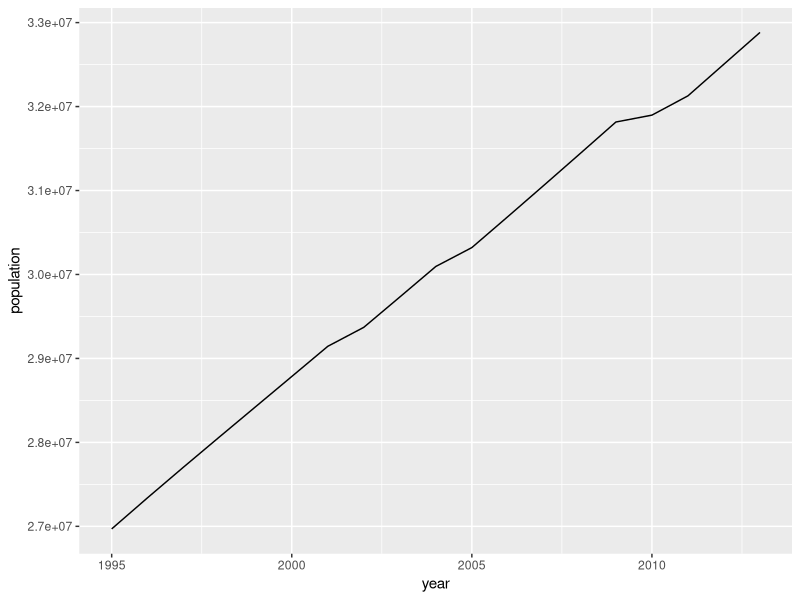
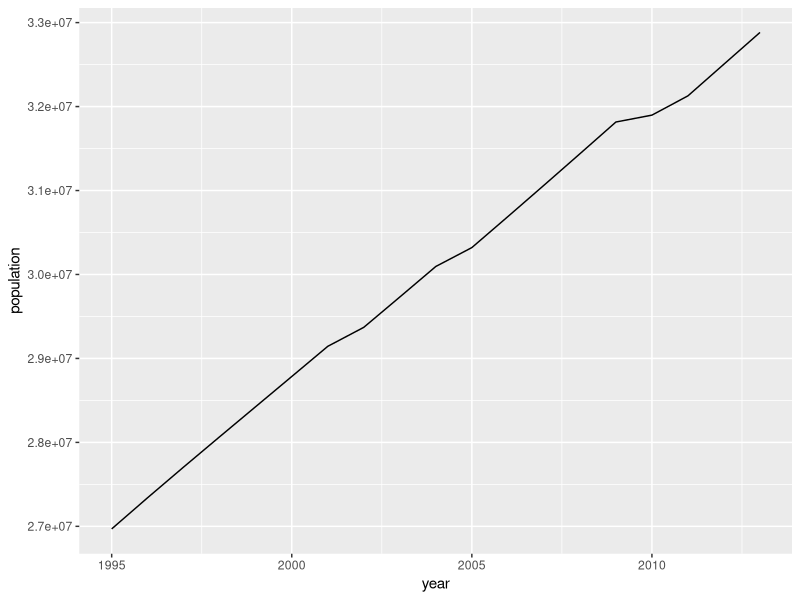
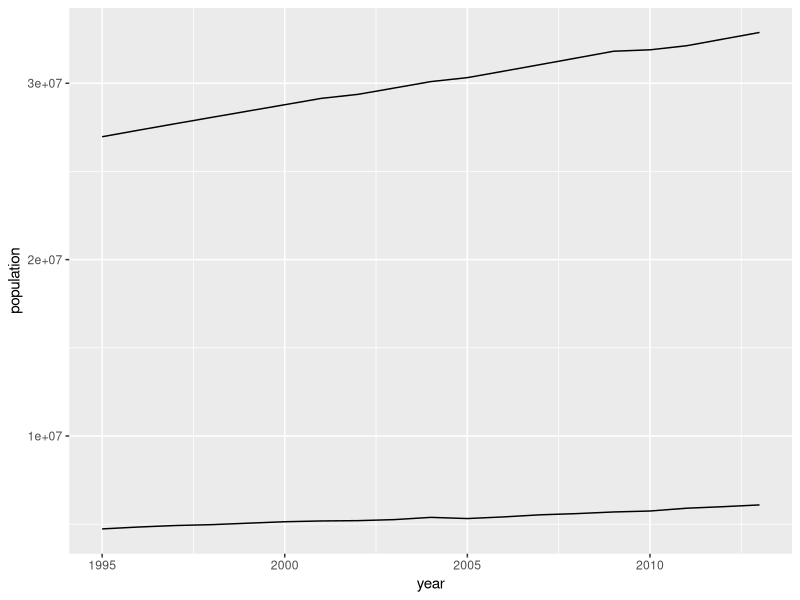
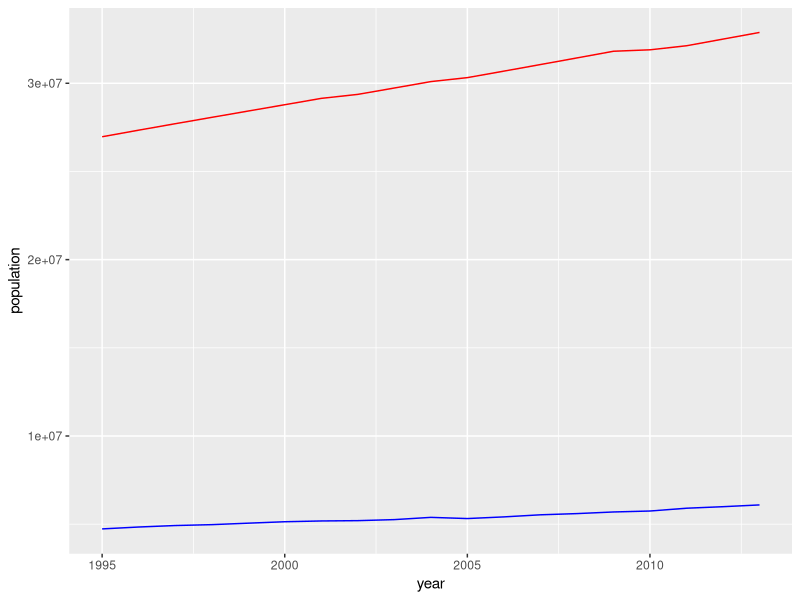
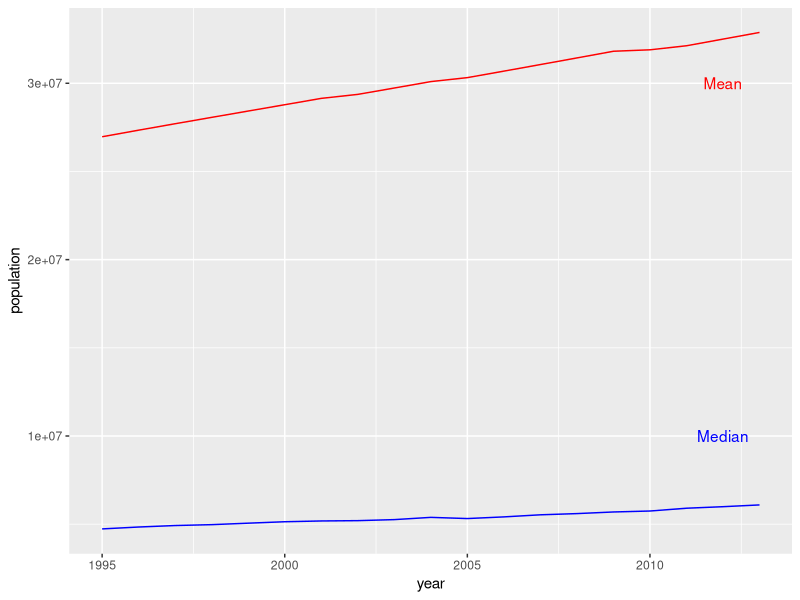
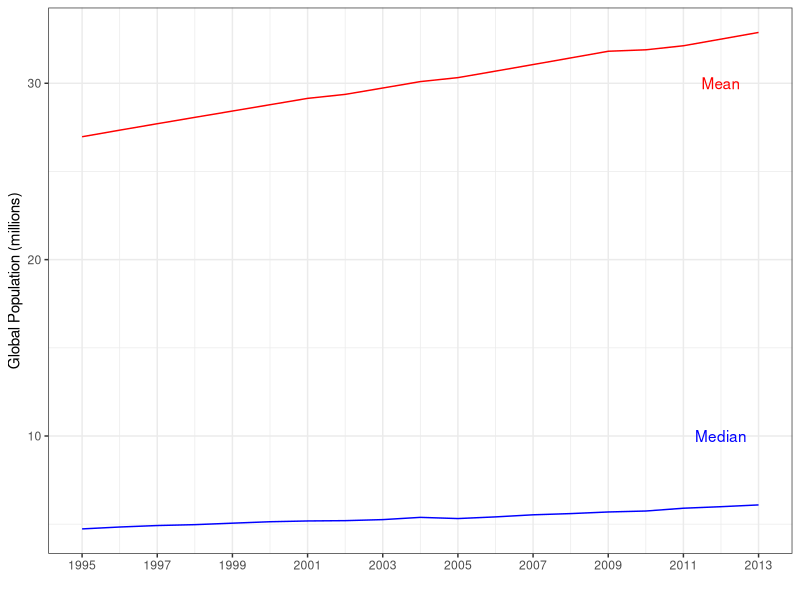

R code for these plots, in order:
## ---- chunk 1
#  background-size="1920px 1080px"
library(tidyverse)
library(readxl)
library(kableExtra)

#d <- read_excel("../../Course_History/2023-Spring/Project-SP23/PREDICTOR-Government_Spending/Project_Predictors-WDI-2008_2020.xlsx", na = "NA")
## ---- chunk 2
set.seed(325)

population |>
  slice_sample(n = 10) |>
  kbl(digits = 1)
## ---- chunk 3
# Check the range of the years
range(population$year)

# How many countries included?
length(unique(population$country))
## ---- chunk 4
aggregate(data = population, population ~ year, FUN = sum) |>
  mutate(
    population = population
  ) |>
  slice_head(n = 10) |>
  kbl(digits = 3)
## ---- chunk 5
aggregate(data = population, population ~ year, FUN = sum) |>
  mutate(
    population = population
  ) |>
  slice_tail(n = 9) |>
  kbl(digits = 3)
## ---- chunk 6
# Calculate mean by year
aggregate(data = population, 
          population ~ year, 
          FUN = mean)
## ---- chunk 7
# Calculate median by year
aggregate(data = population, 
          population ~ year, 
          FUN = median)
## ---- chunk 8
# Save the calculations
pop_mean <- aggregate(data = population, population ~ year, FUN = mean)
pop_median <- aggregate(data = population, population ~ year, FUN = median)

# Standard approach (One data set)
ggplot(data = pop_mean, aes(x = year, y = population)) +
  geom_line()
## ---- chunk 9
# Move the details to the geom line
ggplot() +
  geom_line(data = pop_mean, aes(x = year, y = population)) #<<
## ---- chunk 10
# Two geoms, two data sets
ggplot() +
  geom_line(data = pop_mean, aes(x = year, y = population)) +
  geom_line(data = pop_median, aes(x = year, y = population)) #<<
## ---- chunk 11
# Add colors
ggplot() +
  geom_line(data = pop_mean, aes(x = year, y = population), color = "red") + #<<
  geom_line(data = pop_median, aes(x = year, y = population), color = "blue") #<<
## ---- chunk 12
# Annotate
ggplot() +
  geom_line(data = pop_mean, aes(x = year, y = population), color = "red") +
  geom_line(data = pop_median, aes(x = year, y = population), color = "blue") +
  annotate("text", x = 2012, y = 3e7, label = "Mean", color = "red") + #<<
  annotate("text", x = 2012, y = 1e7, label = "Median", color = "blue") #<<
## ---- chunk 13
ggplot() +
  geom_line(data = pop_mean, aes(x = year, y = population), color = "red") +
  geom_line(data = pop_median, aes(x = year, y = population), color = "blue") +
  annotate("text", x = 2012, y = 3e7, label = "Mean", color = "red") +
  annotate("text", x = 2012, y = 1e7, label = "Median", color = "blue") +
  scale_x_continuous(breaks = seq(1995, 2013, 2)) + #<<
  scale_y_continuous(breaks = c(1e7, 2e7, 3e7), labels = c("10", "20", "30")) + #<<
  labs(x = "", y = "Global Population (millions)") + #<<
  theme_bw() #<<
